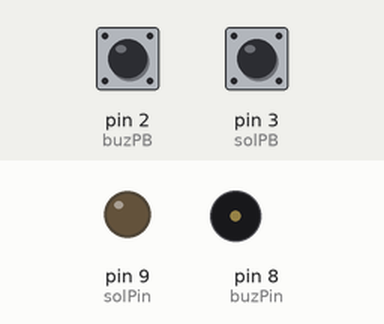
Simulated run of this sketch. Board: Arduino Uno, built with avr-gcc and run on an emulated ATmega328P. Parts: output pins drawn as LEDs (lit = HIGH), buzzer (waves = sounding, pin HIGH). Inputs (shaded band) come from the test bench; at power-on: pin 2 (buzPB) HIGH, pin 3 (solPB) HIGH.

Above: at 1.2 s.
1.3 s: pin 2 (buzPB) pulled LOW for 3.2 s
At 2.1 s:
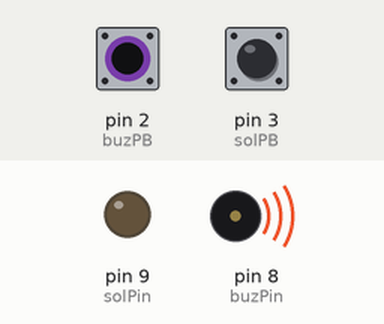
6.8 s: pin 3 (solPB) pulled LOW for 0.15 s
At 7.9 s:
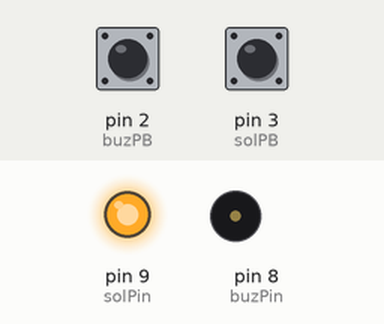
8.4 s: pin 2 (buzPB) pulled LOW for 0.15 s
At 9.1 s:
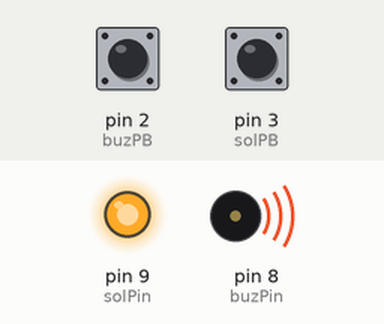
Timing chart, 0 to 11.4 s (numbered marks = the images above; inputs shaded):
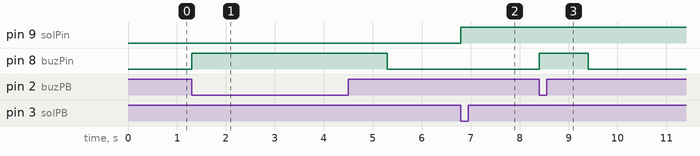

Measured:
- after the input at 1.3 s, pin 8 (buzPin): LOW → HIGH at once, → LOW 4.0 s later
- after the input at 6.8 s, pin 9 (solPin): LOW → HIGH at once
- after the input at 8.4 s, pin 8 (buzPin): LOW → HIGH at once, → LOW 1.0 s later

The sketch:

recoverytest.ino
```cpp
int solPin = 9;
int solPB = 3;
int buzPin = 8;
int buzPB = 2;

void setup(){
  pinMode(solPin, OUTPUT);
  pinMode(solPB, INPUT_PULLUP);
  pinMode(buzPin, OUTPUT);
  pinMode(buzPB, INPUT_PULLUP);
}

void loop(){
  if(digitalRead(solPB)==LOW){
    digitalWrite(solPin, HIGH);
    //delay(1000);
    //digitalWrite(solPin, LOW);
  }
  if(digitalRead(buzPB)==LOW){
    digitalWrite(buzPin, HIGH);
    delay(1000);
    digitalWrite(buzPin, LOW);

  }
}
```
